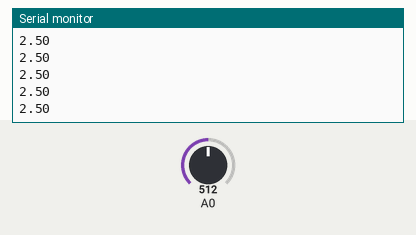
Bench run of a sketch on a simulated Arduino Uno, built with avr-gcc and run on an emulated ATmega328P. On the bench: the last lines printed to the serial monitor. The test bench sets the inputs (shaded band); at power-on: A0 = 512.

Above: at 1.2 s.
1.3 s: A0 set to 716
At 2.3 s:
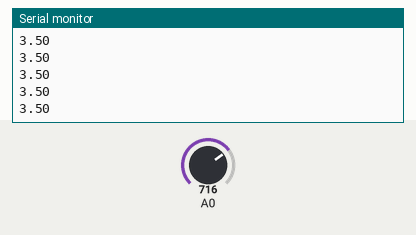
2.8 s: A0 set to 900
At 3.7 s:
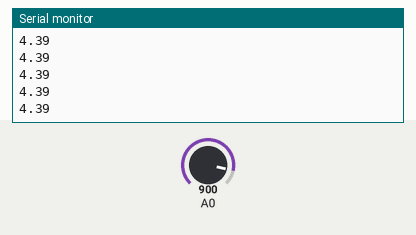
Timing chart, 0 to 5.8 s (numbered marks = the images above; inputs shaded):
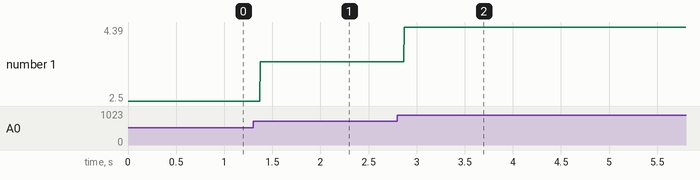

The sketch:

Program5.ino
```cpp
/*
 Programmer's name: Eshaan Bansal
 Date: 05/10/2018
 Topic: IR sensor - Part 2
 */

 void setup()
 {
  pinMode(A0, INPUT);
  Serial.begin(9600);
 }

void loop()
{
  int x=analogRead(A0);
  // Serial.println(x);
  // 5V - 1024 baud rate
  Serial.println(5*x/1024.0); // type conversion
}
```

Measured:
- after the input at 1.3 s, the serial monitor: prints a new line after 0.07 s (image 1)
- after the input at 2.8 s, the serial monitor: prints a new line after 0.07 s (image 2)
- plotted number 1: 2.5 → 3.5 after the input at 1.3 s, 3.5 → 4.39 after the input at 2.8 s
